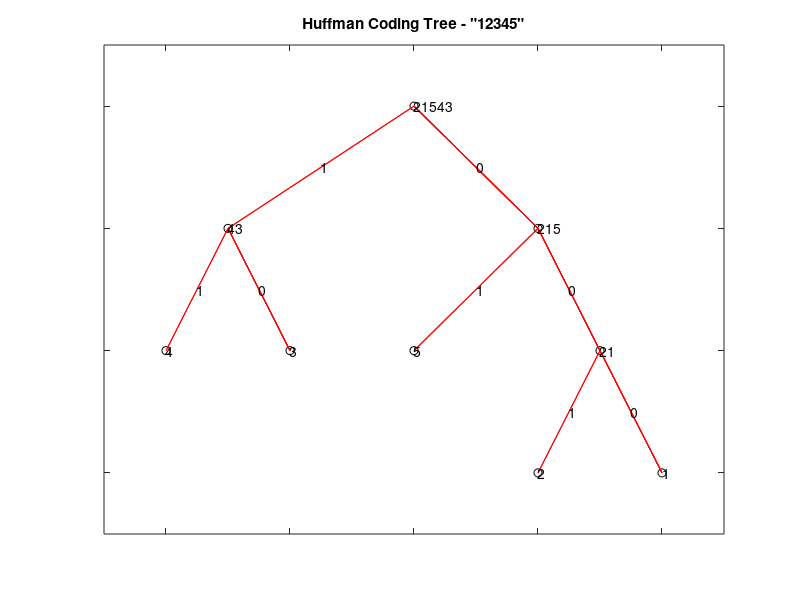

Source code (MATLAB):
%% Define the character string
no_of_samples = input('no. of samples= ');
for j=1:no_of_samples
k(j,1)=j ;
prob_dist(1,j)=input('Probabilities= ');
end
symbols = num2str(k);
my_str=symbols(1,1) ;
for j=2:length(k)
my_str=strcat(my_str,symbols(j,1)) ;  
end
%% Encoding Bit Calculation
num_bits = ceil(log2(length(prob_dist)))
%% Display character vs. probability
disp('Character Probability:');
for i = 1:length(prob_dist)
	display(strcat(my_str(i),' -->  ',num2str(prob_dist(i))));
end
total = sum(prob_dist)
%% Initialize The Encoding Array
for i = 1:length(my_str)
	sorted_str{i} = my_str(i);
end
%% Save initial set of symbols and probabilities for later use
init_str = sorted_str;
init_prob = prob_dist;
%% Huffman Encoding Process
sorted_prob = prob_dist;
rear = 1;
while (length(sorted_prob) > 1)
	% Sort probs
	[sorted_prob,indeces] = sort(sorted_prob,'ascend');
	% Sort string based on indeces
	sorted_str = sorted_str(indeces);
	% Create new symbol
	new_node = strcat(sorted_str(2),sorted_str(1));
	new_prob = sum(sorted_prob(1:2));
	% Dequeue used symbols from "old" queue
	sorted_str =  sorted_str(3:length(sorted_str));
	sorted_prob = sorted_prob(3:length(sorted_prob));
	% Add new symbol back to "old" queue
	sorted_str = [sorted_str, new_node];
	sorted_prob = [sorted_prob, new_prob];
	% Add new symbol to "new" queue
	newq_str(rear) = new_node;
	newq_prob(rear) = new_prob;
	rear = rear + 1;
end
%% Form Huffman Tree Data
tree = [newq_str,init_str];
tree_prob = [newq_prob, init_prob];
% Sort all tree elements
[sorted_tree_prob,indeces] = sort(tree_prob,'descend');
sorted_tree = tree(indeces);
%% Calculate Tree Parameters
parent(1) = 0;
num_children = 2;
for i = 2:length(sorted_tree)
	% Extract my symbol
	me = sorted_tree{i};
	% Find my parent's symbol (search until shortest match is found)
	count = 1;
	parent_maybe = sorted_tree{i-count};
	diff = strfind(parent_maybe,me);
	while (isempty(diff))
		count = count + 1;
		parent_maybe = sorted_tree{i-count};
		diff = strfind(parent_maybe,me);
	end
	parent(i) = i - count;
end
%% Plot the Huffman Tree
treeplot(parent);
title(strcat('Huffman Coding Tree - "',my_str,'"'));
%% Console Output - Tree Symbols and Their Probabilities
display(sorted_tree)
display(sorted_tree_prob)
%% Tree Parameter Extraction
[xs,ys,h,s] = treelayout(parent);
%% Label Tree Nodes
text(xs,ys,sorted_tree);
%% Label Tree Edges
for i = 2:length(sorted_tree)
	% Get my coordinate
	my_x = xs(i);
	my_y = ys(i);
	% Get parent coordinate
	parent_x = xs(parent(i));
	parent_y = ys(parent(i));
	% Calculate weight coordinate (midpoint)
	mid_x = (my_x + parent_x)/2;
	mid_y = (my_y + parent_y)/2;
	% Calculate weight (positive slope = 1, negative = 0)
	slope  = (parent_y - my_y)/(parent_x - my_x); 
	if (slope > 0)
		weight(i) = 1;
	else
		weight(i) = 0;
	end
	text(mid_x,mid_y,num2str(weight(i)));
end
%% Huffman Binary Code Calculation
for i = 1:length(sorted_tree)
	% Initialize code
	code{i} = '';
	% Loop until root is found
	index = i;
	p = parent(index);
	while(p ~= 0)
		% Turn weight into code symbol
		w = num2str(weight(index));
		% Concatenate code symbol
		code{i} = strcat(w,code{i});
		% Continue towards root
		index = parent(index);
		p = parent(index);	
	end
end
%% Display Huffmann Binary code in textual form
Huffmann_code = [sorted_tree', code']